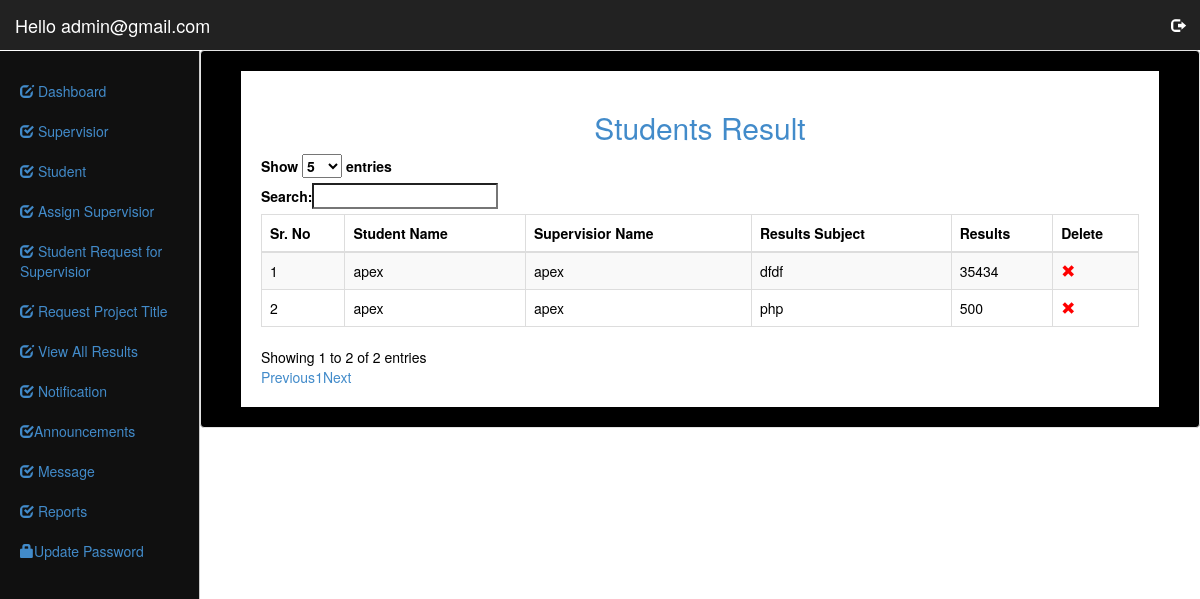
Page /New/admin/index.php?option=results (signed in) on the committed database.
### tables this page shows
CREATE TABLE IF NOT EXISTS `results` (
  `Rid` int(11) NOT NULL AUTO_INCREMENT,
  `stu_id` int(11) NOT NULL,
  `super_id` int(11) NOT NULL,
  `subject` varchar(150) NOT NULL,
  `results` varchar(255) NOT NULL,
  `date` date NOT NULL,
  PRIMARY KEY (`Rid`)
);

CREATE TABLE IF NOT EXISTS `student` (
  `id` int(11) NOT NULL AUTO_INCREMENT,
  `name` char(50) NOT NULL,
  `email` varchar(50) NOT NULL,
  `pass` varchar(50) NOT NULL,
  `mob` varchar(15) NOT NULL,
  `gender` varchar(10) NOT NULL,
  `program` varchar(50) NOT NULL,
  `course` varchar(50) NOT NULL,
  PRIMARY KEY (`id`),
  UNIQUE KEY `email` (`email`)
);

CREATE TABLE IF NOT EXISTS `supervisor` (
  `id` int(11) NOT NULL AUTO_INCREMENT,
  `name` char(50) NOT NULL,
  `email` varchar(50) NOT NULL,
  `pass` varchar(50) NOT NULL,
  `mob` varchar(20) NOT NULL,
  `gender` varchar(10) NOT NULL,
  `program` varchar(50) NOT NULL,
  `course` varchar(50) NOT NULL,
  `status` varchar(20) NOT NULL,
  PRIMARY KEY (`id`),
  UNIQUE KEY `email` (`email`)
);

### New/admin/results.php (the view)
<div id="page-wrapper" style="background:#fff;padding:20px;color:#000">
   <h2 class="text-center text-primary">Students Result</h2>
			<div class="row">
                <div class="col-lg-12">
                    <table class="table table-striped table-responsive table-bordered" id='example'>
						<thead>
		<th>Sr. No</th>
		<th>Student Name</th>
		<th>Supervisior Name</th>
		<th>Results Subject</th>
		<th>Results</th>
		<th>Delete</th>
						</thead>
                        <tbody>
                <?php
	$que=mysqli_query($con,"select * from  results");
	$i=1;
	while($row= mysqli_fetch_array($que))
	{
	?>
	<tr>
		<td><?php echo $i; $i++; ?></td>
<Td>
		<?php
		$stu=mysqli_query($con,"select name from student where id=$row[1]");
		$stu1=mysqli_fetch_assoc($stu);
		echo $stu1['name'];
		?>
		</Td>
		<Td>
		<?php
		$sup=mysqli_query($con,"select name from supervisor where id=$row[2]");
		$sup1=mysqli_fetch_assoc($sup);
		echo $sup1['name'];
		?>
		</Td>
		<td><?php echo $row['subject']; ?></td>
		<td><?php echo $row['results']; ?></td>
		<td>
		<a href="delete_results.php?id=<?php echo $row['Rid']; ?>">
		<span class="glyphicon glyphicon-remove" style="color:#FF0000"></span>
		</a>
		</td>
	</tr>
	<?php } ?>
                        </tbody>
                    </table>
                </div>
            </div>
        </div>
    </div>

### New/css/dashboard.css (style rules this page uses)
body { padding-top: 50px; }

### rows in the picture
results: student.name "apex", supervisor.name "apex", subject "dfdf", results "35434"
results: student.name "apex", supervisor.name "apex", subject "php", results "500"

### other values in the picture
$admin "admin@gmail.com"
